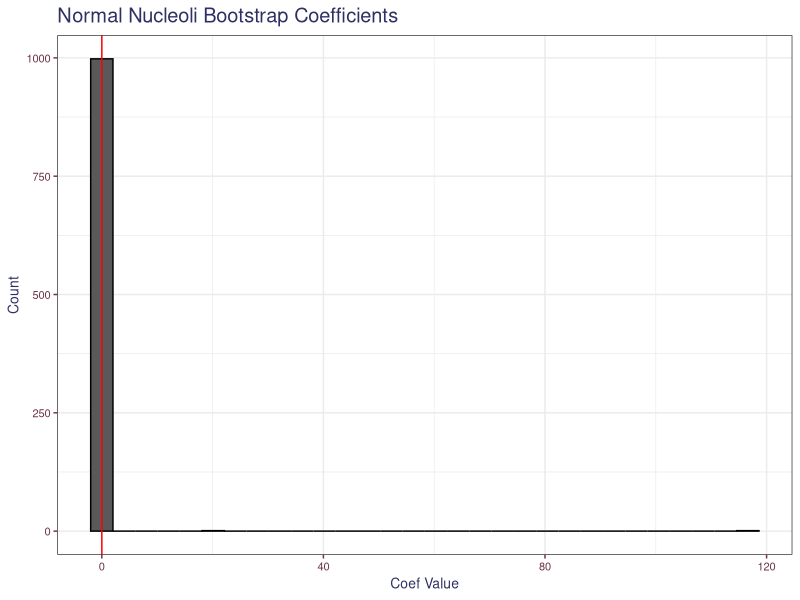
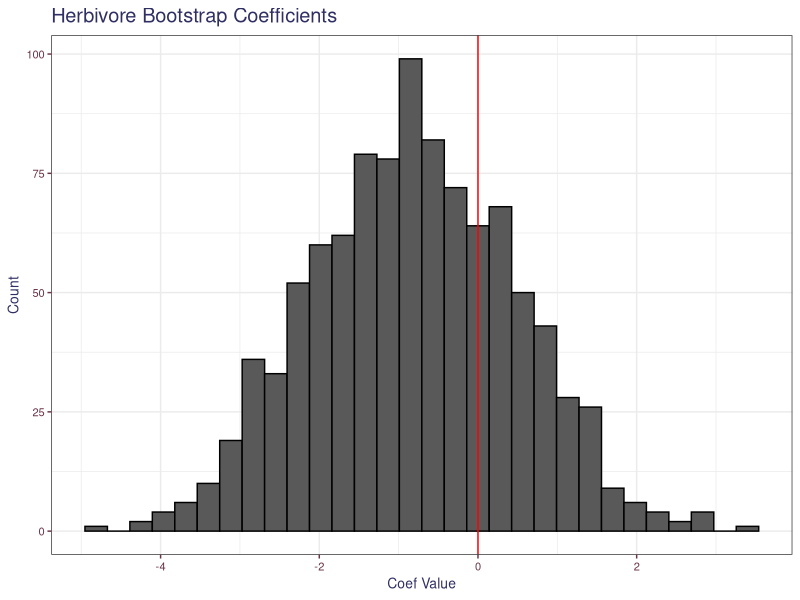
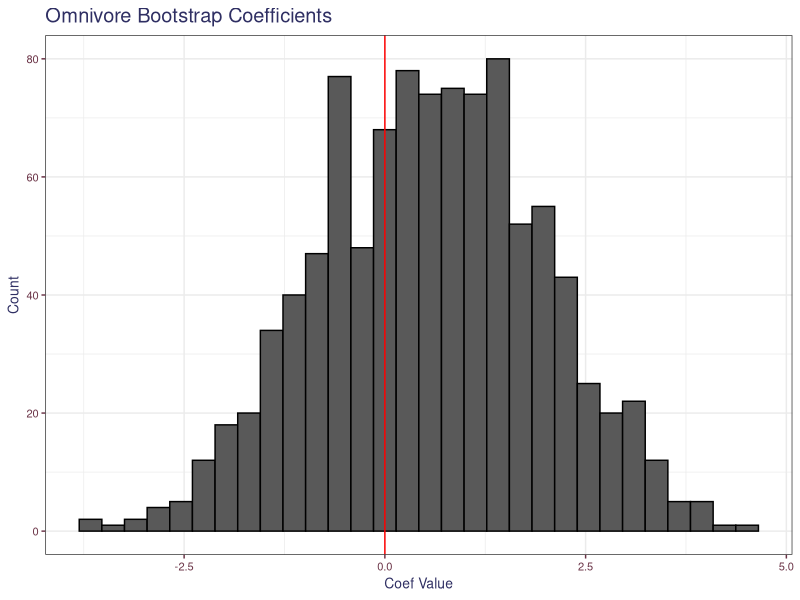
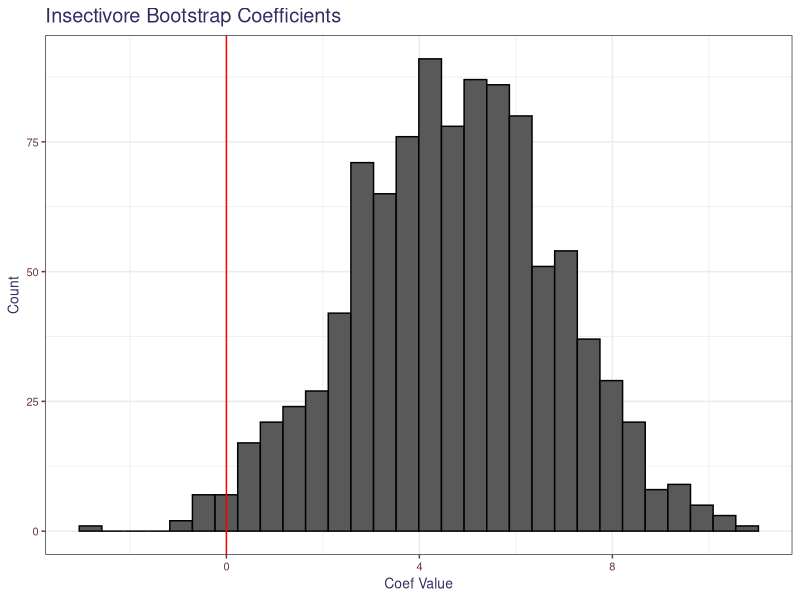

The R source for these figures, in order:
## ---- chunk 1
library(knitr) # We need the knitr package to set chunk options
library(tidyverse)
library(gridExtra)

# Set default knitr options for knitting code into the report:
opts_chunk$set(echo=FALSE,  # change to FALSE to keep code out of the knitted document
               cache=FALSE, # re-run code that has already been run?
               autodep=TRUE, # assure that caching dependencies are updated correctly
               cache.comments=FALSE, # do not re-run a chunk if only comments are changed
               message=FALSE, # change to FALSE to keep messages out of the knitted document
               warning=FALSE,  # change to FALSE to keep warnings out of the knitted document
               comment = NA,
               tidy.opts=list(width.cutoff=65))

theme1 <- theme_bw() +
  theme(axis.text = element_text(size = 8, colour = "#6b3447"),
        axis.title = element_text(size = 10, colour = "#2f2f63"),
        legend.title = element_text(size = 8, colour = "#2f2f63"),
        legend.text = element_text(size = 8, colour = "#6b3447"), 
        title = element_text(size = 12, colour = "#2f2f63"), 
        axis.ticks = element_line(colour = "#6b3447"),
        plot.caption = element_text(size = 8, colour = "#2f2f63"),
        plot.subtitle = element_text(size = 10, colour = "#2f2f63"))

library(boot)
data("urine")
data("economics")
data("msleep")
## ---- chunk 2
library(MASS)
data(biopsy)
head(biopsy)
## ---- chunk 3
# Fit model
mod1 <- glm(class ~ ., data = biopsy[, -1], family = "binomial")
summary(mod1)
## ---- chunk 4
# Run bootstraps
set.seed(317)
resamp_1 <- replicate(1000, sample(1:nrow(biopsy), nrow(biopsy), replace = TRUE))
new_coef <- matrix(NA, 10, ncol(resamp_1))
for(ii in 1:ncol(resamp_1)){
  new_dat <- biopsy[resamp_1[, ii], -1]
  new_mod1 <- glm(class ~ ., data = new_dat, family = "binomial")
  new_coef[, ii] <- coef(new_mod1)
}
## ---- chunk 5
ggplot() +
  geom_histogram(aes(x = new_coef[9, ]),
                 color = "black") +
  geom_vline(xintercept = 0, color = "red") +
  labs(x = "Coef Value",
       y = "Count",
       title = "Normal Nucleoli Bootstrap Coefficients") +
  theme1

sum(new_coef[9, ] < 0) / 1000
## ---- chunk 6
print(c(quantile(new_coef[9, ], 0.025), quantile(new_coef[9, ], 0.975)))
## ---- chunk 7
data(msleep)

table(msleep$vore)
## ---- chunk 8
# Fit linear regression model
msleep2 <- dplyr::filter(msleep, !is.na(vore))
mod2 <- lm(sleep_total ~ vore, data = msleep2)
summary(mod2)
## ---- chunk 9
# Get fitted values and residuals
pred_mod2 <- predict(mod2)
resid_mod2 <- resid(mod2)
## ---- chunk 10
# Reample residuals, rerun model
set.seed(510)
resamp_2 <- replicate(1000, sample(1:nrow(msleep2), nrow(msleep2), replace = TRUE))
new_coef <- matrix(NA, 4, ncol(resamp_2))
for(ii in 1:ncol(resamp_2)){
  msleep2$new_dat <- resid_mod2[resamp_2[, ii]] + pred_mod2
  new_mod2 <- lm(new_dat ~ vore, data = msleep2)
  new_coef[, ii] <- coef(new_mod2)
}
## ---- chunk 11
ggplot() +
  geom_histogram(aes(x = new_coef[2, ]),
                 color = "black") +
  geom_vline(xintercept = 0, color = "red") +
  labs(x = "Coef Value",
       y = "Count",
       title = "Herbivore Bootstrap Coefficients") +
  theme1

sum(new_coef[2, ] > 0) / 1000
## ---- chunk 12
ggplot() +
  geom_histogram(aes(x = new_coef[4, ]),
                 color = "black") +
  geom_vline(xintercept = 0, color = "red") +
  labs(x = "Coef Value",
       y = "Count",
       title = "Omnivore Bootstrap Coefficients") +
  theme1

sum(new_coef[4, ] < 0) / 1000
## ---- chunk 13
ggplot() +
  geom_histogram(aes(x = new_coef[3, ]),
                 color = "black") +
  geom_vline(xintercept = 0, color = "red") +
  labs(x = "Coef Value",
       y = "Count",
       title = "Insectivore Bootstrap Coefficients") +
  theme1

sum(new_coef[3, ] < 0) / 1000
## ---- chunk 14
print(c(quantile(new_coef[3, ], 0.025), quantile(new_coef[3, ], 0.975)))
## ---- chunk 15
arima(economics$unemploy, c(5, 0, 0))
## ---- chunk 16
minifunc <- function(ts){
  ts_mod <- coef(arima(ts, c(5, 0, 0)))
  return(ts_mod)
}

boot_mod2 <- tsboot(economics$unemploy, minifunc, 1000, 
       sim = "geom", l = length(economics$unemploy)^(1/3))

## ---- chunk 17
results_df <- data.frame(mean = colMeans(boot_mod2$t),
                         se = apply(boot_mod2$t, 2, sd))

rownames(results_df) <- c("AR1", "AR2", "AR3", "AR4", "AR5", "Intercept")
kable(results_df, col.names = c("Estimate", "Standard Error"))
